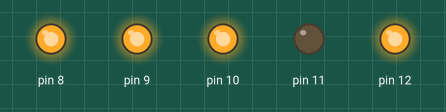
This sketch was run on a simulated Arduino Uno, built with avr-gcc and run on an emulated ATmega328P. On the bench: output pins drawn as LEDs (lit = HIGH). Random numbers use the default seed unless the sketch sets one.

Above: at 0.05 s.
At 4.85 s:
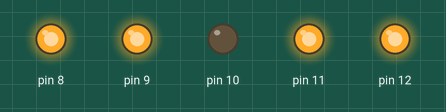
At 9.86 s:
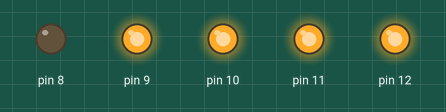
At 19.97 s:
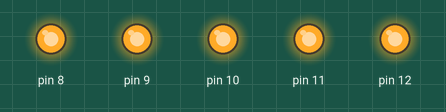
At 29.88 s:
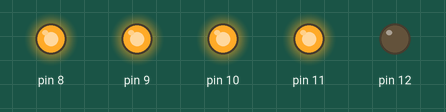
At 39.9 s:
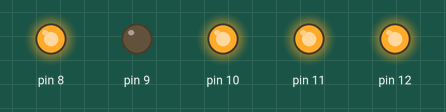
Timing chart, 0 to 40.0 s (numbered marks = the images above):
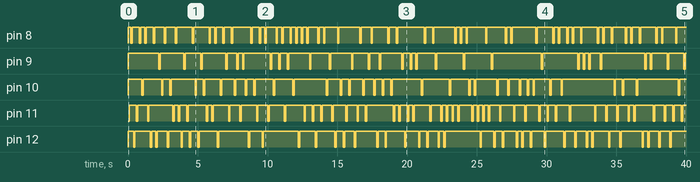

Measured:
- by itself, pin 8: HIGH → LOW at 0.20 s, → HIGH 0.10 s later, → LOW 0.50 s later, → HIGH 0.10 s later, … (100 changes in this stretch)
- by itself, pin 9: HIGH → LOW at 2.2 s, → HIGH 0.10 s later, → LOW 1.7 s later, → HIGH 0.10 s later, … (58 changes in this stretch)
- by itself, pin 10: HIGH → LOW at 1.0 s, → HIGH 0.10 s later, → LOW 1.3 s later, → HIGH 0.10 s later, … (66 changes in this stretch)
- by itself, pin 11: LOW → HIGH at 0.10 s, → LOW 0.50 s later, → HIGH 0.10 s later, → LOW 0.70 s later, … (97 changes in this stretch)
- by itself, pin 12: HIGH → LOW at 0.40 s, → HIGH 0.10 s later, → LOW 1.1 s later, → HIGH 0.10 s later, … (78 changes in this stretch)

The sketch:

LED_Random_004.ino
```cpp
/******************************
  Title: LED Random 004
  Date: 2014-08-07
  By; April
******************************/
#define prt(x)  Serial.println(x)

int x;
int randNo;
int randLast = 0;

void setup() {
  x =100;

  Serial.begin(115200);

  for(x = 8; x <= 12; x++) {
    pinMode(x, OUTPUT);
    digitalWrite(x, HIGH);
  }

}

void loop() {
  randNo = random(8, 13);

  for(randLast == randNo; random(8,13);) {
    randNo = random(8, 13);

    if(randLast != randNo) {
      digitalWrite(randNo, LOW);
      delay(100);

      digitalWrite(randNo, HIGH);
      delay(100);

      randLast = randNo;
    }
  }
}
```
